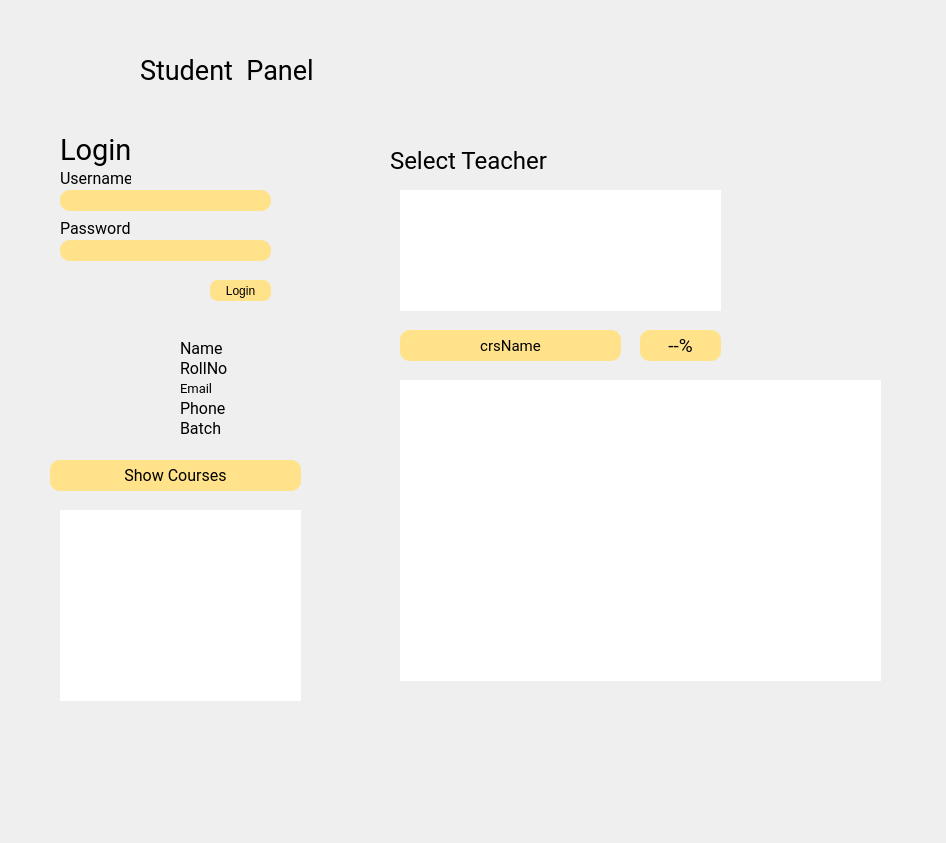
<?xml version="1.0" encoding="UTF-8"?>
<ui version="4.0">
 <class>StudentPanel</class>
 <widget class="QDialog" name="StudentPanel">
  <property name="geometry">
   <rect>
    <x>0</x>
    <y>0</y>
    <width>946</width>
    <height>843</height>
   </rect>
  </property>
  <property name="windowTitle">
   <string>Dialog</string>
  </property>
  <property name="styleSheet">
   <string notr="true">#StudentPanel{
border-image:url(:/new/images/img/StudentPanel BG.jpg);
}</string>
  </property>
  <widget class="QLabel" name="label">
   <property name="geometry">
    <rect>
     <x>30</x>
     <y>20</y>
     <width>101</width>
     <height>101</height>
    </rect>
   </property>
   <property name="styleSheet">
    <string notr="true">border-image:url(:/new/images/img/1200px-NEDUET_logo.svg.png);</string>
   </property>
   <property name="text">
    <string/>
   </property>
  </widget>
  <widget class="QLabel" name="label_3">
   <property name="geometry">
    <rect>
     <x>60</x>
     <y>330</y>
     <width>111</width>
     <height>111</height>
    </rect>
   </property>
   <property name="styleSheet">
    <string notr="true">border-image:url(:/new/images/img/femaleIcon.png);
</string>
   </property>
   <property name="text">
    <string/>
   </property>
  </widget>
  <widget class="QLabel" name="stdPhone_lbl">
   <property name="geometry">
    <rect>
     <x>180</x>
     <y>400</y>
     <width>91</width>
     <height>16</height>
    </rect>
   </property>
   <property name="font">
    <font>
     <family>Roboto</family>
     <pointsize>12</pointsize>
    </font>
   </property>
   <property name="text">
    <string>Phone</string>
   </property>
  </widget>
  <widget class="QLabel" name="stdName_lbl">
   <property name="geometry">
    <rect>
     <x>180</x>
     <y>340</y>
     <width>91</width>
     <height>16</height>
    </rect>
   </property>
   <property name="font">
    <font>
     <family>Roboto</family>
     <pointsize>12</pointsize>
    </font>
   </property>
   <property name="styleSheet">
    <string notr="true">setText: tchrName;</string>
   </property>
   <property name="text">
    <string>Name</string>
   </property>
  </widget>
  <widget class="QLabel" name="label_6">
   <property name="geometry">
    <rect>
     <x>60</x>
     <y>130</y>
     <width>81</width>
     <height>41</height>
    </rect>
   </property>
   <property name="font">
    <font>
     <family>Roboto</family>
     <pointsize>22</pointsize>
    </font>
   </property>
   <property name="text">
    <string>Login</string>
   </property>
  </widget>
  <widget class="QLineEdit" name="passwordLogin">
   <property name="geometry">
    <rect>
     <x>60</x>
     <y>240</y>
     <width>211</width>
     <height>21</height>
    </rect>
   </property>
   <property name="font">
    <font>
     <family>Roboto</family>
     <pointsize>11</pointsize>
    </font>
   </property>
   <property name="styleSheet">
    <string notr="true">background-color: #ffe289;
border-radius:10px;
border:none;
</string>
   </property>
   <property name="echoMode">
    <enum>QLineEdit::Password</enum>
   </property>
  </widget>
  <widget class="QLabel" name="label_2">
   <property name="geometry">
    <rect>
     <x>140</x>
     <y>50</y>
     <width>181</width>
     <height>41</height>
    </rect>
   </property>
   <property name="font">
    <font>
     <family>Roboto</family>
     <pointsize>20</pointsize>
    </font>
   </property>
   <property name="text">
    <string>Student  Panel</string>
   </property>
  </widget>
  <widget class="QPushButton" name="loginBtn">
   <property name="geometry">
    <rect>
     <x>210</x>
     <y>280</y>
     <width>61</width>
     <height>21</height>
    </rect>
   </property>
   <property name="styleSheet">
    <string notr="true">background-color: #ffe289;
border-radius:8px;
border:none;
</string>
   </property>
   <property name="text">
    <string>Login</string>
   </property>
  </widget>
  <widget class="QLabel" name="label_5">
   <property name="geometry">
    <rect>
     <x>60</x>
     <y>170</y>
     <width>71</width>
     <height>16</height>
    </rect>
   </property>
   <property name="font">
    <font>
     <family>Roboto</family>
     <pointsize>12</pointsize>
    </font>
   </property>
   <property name="text">
    <string>Username</string>
   </property>
  </widget>
  <widget class="QLineEdit" name="usernameLogin">
   <property name="geometry">
    <rect>
     <x>60</x>
     <y>190</y>
     <width>211</width>
     <height>21</height>
    </rect>
   </property>
   <property name="font">
    <font>
     <family>Roboto</family>
     <pointsize>11</pointsize>
    </font>
   </property>
   <property name="styleSheet">
    <string notr="true">background-color: #ffe289;
border-radius:10px;
border:none;
</string>
   </property>
  </widget>
  <widget class="QLabel" name="stdEmail_lbl">
   <property name="geometry">
    <rect>
     <x>180</x>
     <y>380</y>
     <width>121</width>
     <height>16</height>
    </rect>
   </property>
   <property name="font">
    <font>
     <family>Roboto</family>
     <pointsize>10</pointsize>
    </font>
   </property>
   <property name="text">
    <string>Email</string>
   </property>
  </widget>
  <widget class="QLabel" name="stdRollNo_lbl">
   <property name="geometry">
    <rect>
     <x>180</x>
     <y>360</y>
     <width>91</width>
     <height>16</height>
    </rect>
   </property>
   <property name="font">
    <font>
     <family>Roboto</family>
     <pointsize>12</pointsize>
    </font>
   </property>
   <property name="text">
    <string>RollNo</string>
   </property>
  </widget>
  <widget class="QLabel" name="label_4">
   <property name="geometry">
    <rect>
     <x>60</x>
     <y>220</y>
     <width>81</width>
     <height>16</height>
    </rect>
   </property>
   <property name="font">
    <font>
     <family>Roboto</family>
     <pointsize>12</pointsize>
    </font>
   </property>
   <property name="text">
    <string>Password</string>
   </property>
  </widget>
  <widget class="QPushButton" name="showCourses">
   <property name="geometry">
    <rect>
     <x>50</x>
     <y>460</y>
     <width>251</width>
     <height>31</height>
    </rect>
   </property>
   <property name="font">
    <font>
     <family>Roboto</family>
     <pointsize>12</pointsize>
    </font>
   </property>
   <property name="styleSheet">
    <string notr="true">background-color: #ffe289;
border-radius:10px;
border:none;
</string>
   </property>
   <property name="text">
    <string>Show Courses</string>
   </property>
  </widget>
  <widget class="QListView" name="Courses">
   <property name="geometry">
    <rect>
     <x>60</x>
     <y>510</y>
     <width>241</width>
     <height>191</height>
    </rect>
   </property>
   <property name="font">
    <font>
     <family>Roboto</family>
     <pointsize>12</pointsize>
    </font>
   </property>
   <property name="styleSheet">
    <string notr="true">background-color:white;
border: none;</string>
   </property>
  </widget>
  <widget class="QLabel" name="crsName">
   <property name="geometry">
    <rect>
     <x>400</x>
     <y>330</y>
     <width>221</width>
     <height>31</height>
    </rect>
   </property>
   <property name="font">
    <font>
     <family>Roboto</family>
     <pointsize>11</pointsize>
    </font>
   </property>
   <property name="styleSheet">
    <string notr="true">background-color: #ffe289;
border-radius:10px;
border:none;
</string>
   </property>
   <property name="text">
    <string>crsName</string>
   </property>
   <property name="alignment">
    <set>Qt::AlignCenter</set>
   </property>
  </widget>
  <widget class="QLabel" name="Percentage">
   <property name="geometry">
    <rect>
     <x>640</x>
     <y>330</y>
     <width>81</width>
     <height>31</height>
    </rect>
   </property>
   <property name="font">
    <font>
     <family>Roboto</family>
     <pointsize>14</pointsize>
    </font>
   </property>
   <property name="styleSheet">
    <string notr="true">background-color: #ffe289;
border-radius:10px;
border:none;
</string>
   </property>
   <property name="text">
    <string>--%</string>
   </property>
   <property name="alignment">
    <set>Qt::AlignCenter</set>
   </property>
  </widget>
  <widget class="QTableView" name="Attendance">
   <property name="geometry">
    <rect>
     <x>400</x>
     <y>380</y>
     <width>481</width>
     <height>301</height>
    </rect>
   </property>
   <property name="styleSheet">
    <string notr="true">background-color:white;
border: none;</string>
   </property>
  </widget>
  <widget class="QLabel" name="stdBatch_lbl">
   <property name="geometry">
    <rect>
     <x>180</x>
     <y>420</y>
     <width>91</width>
     <height>16</height>
    </rect>
   </property>
   <property name="font">
    <font>
     <family>Roboto</family>
     <pointsize>12</pointsize>
    </font>
   </property>
   <property name="text">
    <string>Batch</string>
   </property>
  </widget>
  <widget class="QListView" name="selectTeacher">
   <property name="geometry">
    <rect>
     <x>400</x>
     <y>190</y>
     <width>321</width>
     <height>121</height>
    </rect>
   </property>
   <property name="font">
    <font>
     <family>Roboto</family>
     <pointsize>12</pointsize>
    </font>
   </property>
   <property name="styleSheet">
    <string notr="true">background-color:white;
border: none;</string>
   </property>
  </widget>
  <widget class="QLabel" name="label_7">
   <property name="geometry">
    <rect>
     <x>390</x>
     <y>140</y>
     <width>191</width>
     <height>41</height>
    </rect>
   </property>
   <property name="font">
    <font>
     <family>Roboto</family>
     <pointsize>18</pointsize>
    </font>
   </property>
   <property name="text">
    <string>Select Teacher</string>
   </property>
  </widget>
 </widget>
 <resources/>
 <connections/>
</ui>
